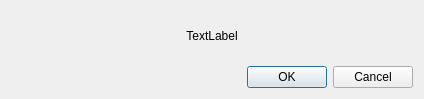
<?xml version="1.0" encoding="UTF-8"?>
<ui version="4.0">
 <class>Dialog_params</class>
 <widget class="QDialog" name="Dialog_params">
  <property name="geometry">
   <rect>
    <x>0</x>
    <y>0</y>
    <width>424</width>
    <height>99</height>
   </rect>
  </property>
  <property name="windowTitle">
   <string>Информация</string>
  </property>
  <layout class="QGridLayout" name="gridLayout">
   <item row="0" column="0">
    <widget class="QLabel" name="info_lbl">
     <property name="sizePolicy">
      <sizepolicy hsizetype="MinimumExpanding" vsizetype="Preferred">
       <horstretch>0</horstretch>
       <verstretch>0</verstretch>
      </sizepolicy>
     </property>
     <property name="text">
      <string>TextLabel</string>
     </property>
     <property name="alignment">
      <set>Qt::AlignCenter</set>
     </property>
    </widget>
   </item>
   <item row="1" column="0">
    <widget class="QDialogButtonBox" name="buttonBox">
     <property name="orientation">
      <enum>Qt::Horizontal</enum>
     </property>
     <property name="standardButtons">
      <set>QDialogButtonBox::Cancel|QDialogButtonBox::Ok</set>
     </property>
    </widget>
   </item>
  </layout>
 </widget>
 <resources/>
 <connections>
  <connection>
   <sender>buttonBox</sender>
   <signal>accepted()</signal>
   <receiver>Dialog_params</receiver>
   <slot>accept()</slot>
   <hints>
    <hint type="sourcelabel">
     <x>248</x>
     <y>254</y>
    </hint>
    <hint type="destinationlabel">
     <x>157</x>
     <y>274</y>
    </hint>
   </hints>
  </connection>
  <connection>
   <sender>buttonBox</sender>
   <signal>rejected()</signal>
   <receiver>Dialog_params</receiver>
   <slot>reject()</slot>
   <hints>
    <hint type="sourcelabel">
     <x>316</x>
     <y>260</y>
    </hint>
    <hint type="destinationlabel">
     <x>286</x>
     <y>274</y>
    </hint>
   </hints>
  </connection>
 </connections>
</ui>
